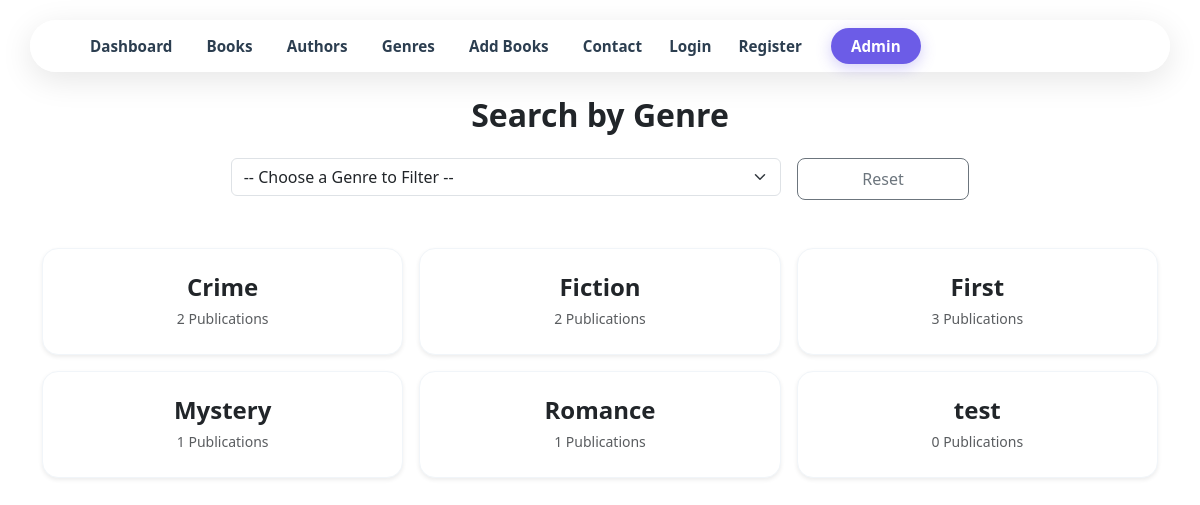
The page /genre_search/ on the database its author committed.
### genre/models.py (models this page shows, shortened)
class Genre(models.Model):
    name = models.CharField(max_length=200, unique=True)
    slug = models.SlugField(unique=True, max_length=200, blank=True)
    description = models.TextField(blank=True)
    class Meta:
        ordering = ['name']

### genre/views.py (the view)
# urls.py: path('genre_search/', views.genre_search, name='genre_search'),
def genre_search(req):
    try:
        genres = Genre.objects.annotate(num_books=Count('books'))
        books = Book.objects.all()
        search_query = req.GET.get('search_query')
        if search_query:
            try:
                books = books.filter(genres__id=search_query)
            except (ValueError, ValidationError):
                books = Book.objects.none()
        context = {
            'genres': genres,
            'books': books,
            'search_query': search_query,
        }
        return render(req, 'genre/genre_search.html', context)
    except Exception as e:
        raise Http404(f"Error: {e}")

### genre/templates/genre/genre_search.html (shortened to what this page needs)
{% extends "base.html" %}
{% load static %}
{% block content %}
<div class="container manager-card mt-4">
    <h2 class="mb-4 fw-bold text-center">Search by Genre</h2>
    <form method="get" class="row g-3 mb-5 justify-content-center">
        <div class="col-md-6">
            <select name="search_query" class="form-select search-input" onchange="this.form.submit()">
                <option value="">-- Choose a Genre to Filter --</option>
            </select>
        </div>
        <div class="col-md-2">
            <a href="{% url 'genre_search' %}" class="btn btn-outline-secondary w-100 py-2 rounded-3">Reset</a>
        </div>
    </form>
    <div class="results-container">
        {% if search_query %}
            <h5 class="text-muted mb-4">Showing books in your selected category:</h5>
            <div class="row g-4">
                {% for book in books %}
                    <div class="col-md-6">
                        <div class="book-item shadow-sm">
                            <div class="d-flex justify-content-between align-items-center">
                                <div>
                                    <h5 class="mb-1">
                                        <a href="{% url 'book_details' book.id %}" class="text-dark text-decoration-none fw-bold">
                                            {{ book.title }}
                                        </a>
                                    </h5>
                                    <p class="text-muted small mb-0">by {{ book.author }}</p>
                                </div>
                                <span class="badge bg-soft-primary text-primary">Book</span>
                            </div>
                        </div>
                    </div>
                {% empty %}
                    <div class="text-center py-5">
                        <p class="text-muted">No books found for this genre.</p>
                    </div>
                {% endfor %}
            </div>
        {% else %}
            <div class="row g-3">
                {% for genre in genres %}
                    <div class="col-md-4">
                        <a href="?search_query={{ genre.id }}" class="genre-card p-4 text-center d-block text-decoration-none shadow-sm rounded-4">
                            <div class="h4 fw-bold text-dark mb-1">{{ genre.name }}</div>
                            <span class="text-muted small">{{ genre.num_books }} Publications</span>
                        </a>
                    </div>
                {% endfor %}
            </div>
        {% endif %}
    </div>
</div>
{% endblock content %}

### genre/templates/genre/genre_search.html (style rules this page uses)
.genre-card { background: white; transition: 0.3s; border: 1px solid #f1f5f9; }

### rows shown on the page
Genre: name "Crime", num_books "2"
Genre: name "Fiction", num_books "2"
Genre: name "First", num_books "3"
Genre: name "Mystery", num_books "1"
Genre: name "Romance", num_books "1"
Genre: name "test", num_books "0"
